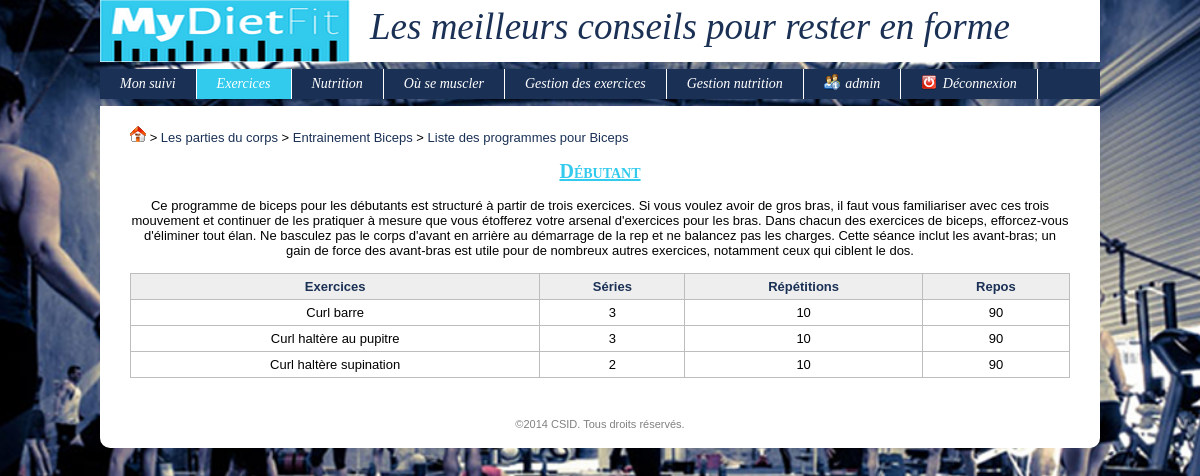
The page /index.php?uc=exercice&action=v_pgrm&idPgrm=1 (signed in) on the database its author committed.
### tables this page shows
CREATE TABLE IF NOT EXISTS `partiecorps` (
  `idPartieCorps` int(11) unsigned NOT NULL AUTO_INCREMENT,
  `libelle` varchar(45) NOT NULL DEFAULT '',
  `descEx` varchar(1000) NOT NULL DEFAULT '',
  `descPgrm` varchar(1000) NOT NULL DEFAULT '',
  PRIMARY KEY (`idPartieCorps`)
);

CREATE TABLE IF NOT EXISTS `programme` (
  `idProgramme` int(11) unsigned NOT NULL AUTO_INCREMENT,
  `niveau` varchar(45) NOT NULL DEFAULT '',
  `idPartieCorps` int(11) unsigned NOT NULL,
  `description` varchar(3000) NOT NULL DEFAULT '',
  PRIMARY KEY (`idProgramme`),
  KEY `idPartieCorps` (`idPartieCorps`)
);

CREATE TABLE IF NOT EXISTS `x_programme_exercice` (
  `idProgramme` int(10) unsigned NOT NULL DEFAULT '0',
  `idFicheExercice` int(11) unsigned NOT NULL DEFAULT '0',
  `serie` int(11) unsigned NOT NULL DEFAULT '0',
  `repetition` int(11) unsigned NOT NULL DEFAULT '0',
  `repos` int(11) unsigned NOT NULL DEFAULT '0',
  `ordre` int(11) unsigned NOT NULL DEFAULT '0',
  PRIMARY KEY (`idProgramme`,`idFicheExercice`),
  KEY `FK_x_programme_exercice_2` (`idFicheExercice`)
);

CREATE TABLE IF NOT EXISTS `ficheexercice` (
  `idFicheExercice` int(11) unsigned NOT NULL AUTO_INCREMENT,
  `titre` varchar(45) DEFAULT NULL,
  `resume` varchar(1000) DEFAULT NULL,
  `description` varchar(5000) NOT NULL DEFAULT '',
  `dateAjout` datetime DEFAULT NULL,
  `idPartieCorps` int(10) unsigned DEFAULT NULL,
  `video` varchar(1000) NOT NULL DEFAULT '',
  `image1` varchar(100) NOT NULL DEFAULT '',
  `image2` varchar(100) NOT NULL DEFAULT '',
  `image3` varchar(100) NOT NULL DEFAULT '',
  `imageResume` varchar(100) NOT NULL DEFAULT '',
  PRIMARY KEY (`idFicheExercice`),
  KEY `FK_ficheexercice_1` (`idPartieCorps`)
);

### config.inc.php (called while the page is built, shortened)
<?php
$_CONFIG = array
(
	"DB_ServerHost" => "localhost",
	"DB_Username" => "root",
    "DB_Password" => "",
    "DB_Database" => "mydietfit_bdd",
    "DIR_Control" => "controleurs/",
    "DIR_View" => "vues/",
    "DIR_Model" => "modules/fonctions/php/",
    "DIR_Dynamic" => "modules/fonctions/js/",
    "DIR_XML" => "modules/fonctions/xml/",
    "DIR_Plugin" => "modules/plugins/",
    "DIR_CSS" => "modules/themes/",
    "DIR_Attachment" => "ressources/documents/",
    "DIR_Image" => "ressources/images/",
	"EML_Envoi" => false,
	"EML_ServerSMTP" => "",
	"EML_PortSMTP" => "",
);
?>

### modules/fonctions/php/generale.inc.php (called while the page is built, shortened)
<?php
function connexion()
{
	global $_CONFIG;
	$hote = $_CONFIG['DB_ServerHost'];
	$login = $_CONFIG['DB_Username'];
	$mdp = $_CONFIG['DB_Password'];
	$bd = $_CONFIG['DB_Database'];
	$connexion = @mysql_connect($hote, $login, $mdp) or die("<u>Erreur SQL (Connexion au serveur impossible)</u>: ".mysql_error()." <br>");
	return $connexion;
}
function getRequest($nomChamp, $elseValue = null)
{
	return (isset($_REQUEST[$nomChamp]) && $_REQUEST[$nomChamp]) ? $_REQUEST[$nomChamp] : $elseValue;
}
function getMySqlString($champ, $elseValue = null, $noCote = 0)
{
	$cote = ($noCote) ? null : "'";
	if(isset($champ) && $champ) $result = $cote.mysql_real_escape_string($champ, connexion()).$cote;
	else if(is_null($champ) || $champ == "") $result = "NULL";
	else $result = $cote.mysql_real_escape_string($elseValue, connexion()).$cote;
	return $result;
}
?>

### modules/fonctions/php/programme.inc.php (called while the page is built, shortened)
<?php
function getUnProgramme($idProgramme)
{
	$req = "SELECT * FROM programme where idProgramme = ".getMySqlString($idProgramme);
	$conx = connexion();
	$res = mysql_query($req, $conx) or die ("<u>Erreur SQL (getUnProgramme)</u>: ".mysql_error()." <br>");
	$unProgramme = mysql_fetch_assoc($res);
	return $unProgramme;
}
?>

### modules/fonctions/php/partieCorps.inc.php (called while the page is built, shortened)
<?php
function getUnePartieCorps($idPartieCorps)
{
	$req = "SELECT * FROM partiecorps where idPartieCorps = ".getMySqlString($idPartieCorps);
	$conx = connexion();
	$res = mysql_query($req, $conx) or die ("<u>Erreur SQL (getUnePartieCorps)</u>: ".mysql_error()." <br>");
	$unePartieCorps = mysql_fetch_assoc($res);
	return $unePartieCorps;
}
?>

### modules/fonctions/php/x_programme_exercice.inc.php (called while the page is built, shortened)
<?php
function getUnProgrammeExercice($idProgramme, $idFicheExercice = null)
{
	$req = "SELECT * FROM x_programme_exercice where idProgramme = ".getMySqlString($idProgramme);
	$req .= " ORDER BY ordre";
	$conx = connexion();
	$res = mysql_query($req, $conx) or die ("<u>Erreur SQL (getUnProgrammeExercice)</u>: ".mysql_error()." <br>");
	$unProgrammeExercice = array();
	$ligne = mysql_fetch_assoc($res);
	while($ligne != false)
	{
		$unProgrammeExercice[] = $ligne;
		$ligne = mysql_fetch_assoc($res);
	}
	return $unProgrammeExercice;
}
?>

### modules/fonctions/php/exercices.inc.php (called while the page is built, shortened)
<?php
function getUnExercice($idExercice)
{
	$req = "SELECT * FROM ficheexercice where idFicheExercice = ".getMySqlString($idExercice);
	$conx = connexion();
	$res = mysql_query($req, $conx) or die ("<u>Erreur SQL (getUnExercice)</u>: ".mysql_error()." <br>");
	$unExercice = mysql_fetch_assoc($res);
	return $unExercice;
}
?>

### vues/exercices/v_pgrm.php (the view)
<p><?php echo $unProgramme['description'] ?></p> <br>
<?php if(isset($unProgrammeExercice)) { ?>
	<table>
		<tr>
			<th>Exercices</th>
			<th>Séries</th>
			<th>Répétitions</th>
			<th>Repos</th>
		</tr>
		<?php foreach($unProgrammeExercice as $uneLigne) {
		$idExercice = $uneLigne['idFicheExercice'];
		$unExercice = getUnExercice($idExercice);
		$titre = $unExercice['titre'];
		$serie = $uneLigne['serie'];
		$repetition = $uneLigne['repetition'];
		$repos = $uneLigne['repos'];
		$paramTD = "onClick=document.location.href='index.php?uc=exercice&action=v_exercice&idExercice=$idExercice' title=\"Cliquez ici pour voir l'exercice\"";
		echo "	<tr class='ligneTableau'>
					<td $paramTD>$titre</td>
					<td $paramTD>$serie</td>
					<td $paramTD>$repetition</td>
					<td $paramTD>$repos</td>
				</tr>";
		} ?>
	</table>
<?php } ?>

### vues/v_filAriane.php (shortened to what this page needs)
<?php
$home = "<a href='index.php?uc=identif&action=index'><img src='$_CONFIG[DIR_Image]home.gif'></a>";
$niveau1 = "<a href='index.php?uc=exercice&action=lstExercice'>Les parties du corps</a>";
echo "<div style='text-align:justify'>";
if($action == "v_pgrm") {
	$idProgramme = getRequest('idPgrm');
	$unProgramme = getUnProgramme($idProgramme);
	$idPartieCorps = $unProgramme['idPartieCorps'];
	$unePartieCorps = getUnePartieCorps($idPartieCorps);
	$libelle = $unePartieCorps['libelle'];
	$niveau2 = "<a href='index.php?uc=exercice&action=entrainement&idPartieCorps=$idPartieCorps'>Entrainement $libelle</a>";
	$lstPgrm = "<a href='index.php?uc=exercice&action=lstPgrm&idPartieCorps=$idPartieCorps'>Liste des programmes pour $libelle</a>";
	echo $home." > ".$niveau1." > ".$niveau2." > ".$lstPgrm;
}
echo "</div><br>";
?>

### vues/v_headTitre.php
<h2> <?php echo $titre; ?> </h2> <br>

### rows shown on the page
partiecorps: libelle "Biceps"
programme: niveau "Débutant", description "Ce programme de biceps pour les débutants est structuré à partir de trois exercices. Si vous voulez avoir de gros bras, il faut vous familiariser avec ces trois mouvement et continuer de les pratiquer à mesure que vous étofferez votre arsenal d'exercices pour les bras. Dans chacun des exercices de biceps, efforcez-vous d'éliminer tout élan. Ne basculez pas le corps d'avant en arrière au démarrage de la rep et ne balancez pas les charges. Cette séance inclut les avant-bras; un gain de force des avant-bras est utile pour de nombreux autres exercices, notamment ceux qui ciblent le dos."
x_programme_exercice: idFicheExercice.titre "Curl barre", serie "3", repetition "10", repos "90"
x_programme_exercice: idFicheExercice.titre "Curl haltère au pupitre", serie "3", repetition "10", repos "90"
x_programme_exercice: idFicheExercice.titre "Curl haltère supination", serie "2", repetition "10", repos "90"

### other values the page prints
$_SESSION['login'] "admin"
